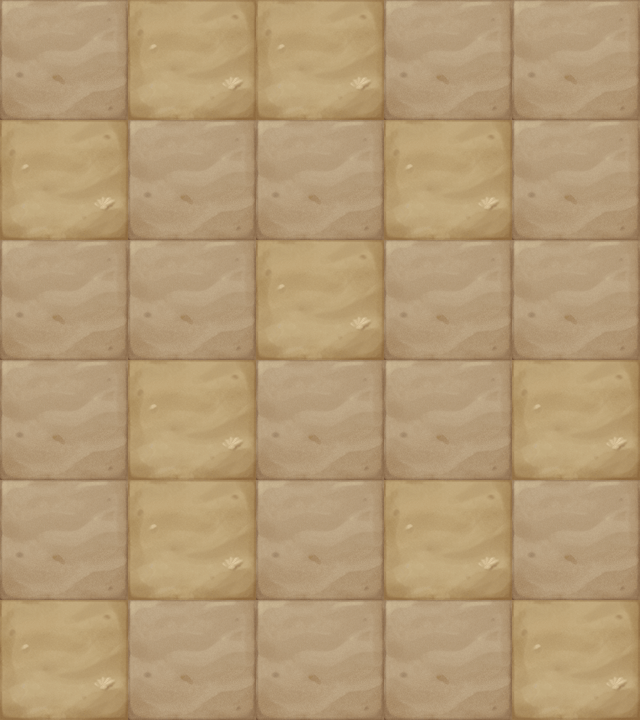

Rendered tile map (Tiled .tmx) drawn with the repository's tilesets; below, a short description and the map source with its tile grids summarised:
An orthogonal 5x6 tile map with 128x120 px tiles, 1 tile layer (块层 1).

<map version="1.0" orientation="orthogonal" width="5" height="6" tilewidth="128" tileheight="120">
 <tileset firstgid="1" name="map027" tilewidth="128" tileheight="120">
  <image source="map027.png" width="256" height="120" />
 </tileset>
 <layer name="块层 1" width="5" height="6">
  <data>[30 cells, 30 non-empty, 2 distinct tile ids]</data>
 </layer>
</map>
